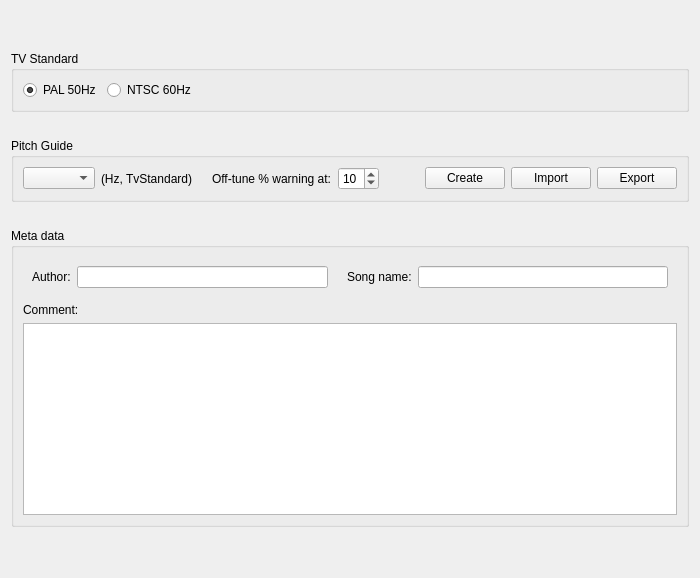
      <widget class="OptionsTab" name="tabOptions">
       <attribute name="title">
        <string>Options</string>
       </attribute>
       <layout class="QVBoxLayout" name="verticalLayout_6">
        <item>
         <spacer name="verticalSpacer_8">
          <property name="orientation">
           <enum>Qt::Vertical</enum>
          </property>
          <property name="sizeHint" stdset="0">
           <size>
            <width>20</width>
            <height>40</height>
           </size>
          </property>
         </spacer>
        </item>
        <item>
         <widget class="QGroupBox" name="groupBox">
          <property name="title">
           <string>TV Standard</string>
          </property>
          <layout class="QHBoxLayout" name="horizontalLayout_11">
           <item>
            <widget class="QRadioButton" name="radioButtonPal">
             <property name="text">
              <string>PAL 50Hz</string>
             </property>
             <property name="checked">
              <bool>true</bool>
             </property>
            </widget>
           </item>
           <item>
            <widget class="QRadioButton" name="radioButtonNtsc">
             <property name="text">
              <string>NTSC 60Hz</string>
             </property>
            </widget>
           </item>
           <item>
            <spacer name="horizontalSpacer_9">
             <property name="orientation">
              <enum>Qt::Horizontal</enum>
             </property>
             <property name="sizeHint" stdset="0">
              <size>
               <width>40</width>
               <height>20</height>
              </size>
             </property>
            </spacer>
           </item>
          </layout>
         </widget>
        </item>
        <item>
         <widget class="QLabel" name="label_24">
          <property name="text">
           <string/>
          </property>
         </widget>
        </item>
        <item>
         <widget class="QGroupBox" name="groupBox_2">
          <property name="title">
           <string>Pitch Guide</string>
          </property>
          <layout class="QHBoxLayout" name="horizontalLayout_12">
           <item>
            <widget class="QComboBox" name="comboBoxPitchGuide">
             <property name="maxVisibleItems">
              <number>17</number>
             </property>
            </widget>
           </item>
           <item>
            <widget class="QLabel" name="labelGuideInfo">
             <property name="text">
              <string>(Hz, TvStandard)</string>
             </property>
            </widget>
           </item>
           <item>
            <widget class="QLabel" name="label_21">
             <property name="text">
              <string/>
             </property>
            </widget>
           </item>
           <item>
            <widget class="QLabel" name="label_20">
             <property name="text">
              <string>Off-tune % warning at:</string>
             </property>
            </widget>
           </item>
           <item>
            <widget class="QSpinBox" name="spinBoxOffTuneThreshold">
             <property name="maximum">
              <number>49</number>
             </property>
             <property name="value">
              <number>10</number>
             </property>
            </widget>
           </item>
           <item>
            <spacer name="horizontalSpacer_10">
             <property name="orientation">
              <enum>Qt::Horizontal</enum>
             </property>
             <property name="sizeHint" stdset="0">
              <size>
               <width>40</width>
               <height>20</height>
              </size>
             </property>
            </spacer>
           </item>
           <item>
            <widget class="QPushButton" name="pushButtonGuideCreate">
             <property name="text">
              <string>Create</string>
             </property>
            </widget>
           </item>
           <item>
            <widget class="QPushButton" name="pushButtonGuideImport">
             <property name="text">
              <string>Import</string>
             </property>
            </widget>
           </item>
           <item>
            <widget class="QPushButton" name="pushButtonGuideExport">
             <property name="text">
              <string>Export</string>
             </property>
            </widget>
           </item>
          </layout>
         </widget>
        </item>
        <item>
         <widget class="QLabel" name="label_29">
          <property name="text">
           <string/>
          </property>
         </widget>
        </item>
        <item>
         <widget class="QGroupBox" name="groupBox_3">
          <property name="title">
           <string>Meta data</string>
          </property>
          <layout class="QVBoxLayout" name="verticalLayout_7">
           <item>
            <widget class="QWidget" name="widget_4" native="true">
             <layout class="QHBoxLayout" name="horizontalLayout_13">
              <item>
               <widget class="QLabel" name="label_9">
                <property name="text">
                 <string>Author:</string>
                </property>
               </widget>
              </item>
              <item>
               <widget class="QLineEdit" name="lineEditAuthor"/>
              </item>
              <item>
               <widget class="QLabel" name="label_17">
                <property name="text">
                 <string/>
                </property>
               </widget>
              </item>
              <item>
               <widget class="QLabel" name="label_11">
                <property name="text">
                 <string>Song name:</string>
                </property>
               </widget>
              </item>
              <item>
               <widget class="QLineEdit" name="lineEditSongName"/>
              </item>
             </layout>
            </widget>
           </item>
           <item>
            <widget class="QLabel" name="label_23">
             <property name="text">
              <string>Comment:</string>
             </property>
            </widget>
           </item>
           <item>
            <widget class="QPlainTextEdit" name="plainTextEditComment"/>
           </item>
          </layout>
         </widget>
        </item>
        <item>
         <spacer name="verticalSpacer_9">
          <property name="orientation">
           <enum>Qt::Vertical</enum>
          </property>
          <property name="sizeHint" stdset="0">
           <size>
            <width>20</width>
            <height>40</height>
           </size>
          </property>
         </spacer>
        </item>
       </layout>
      </widget>
